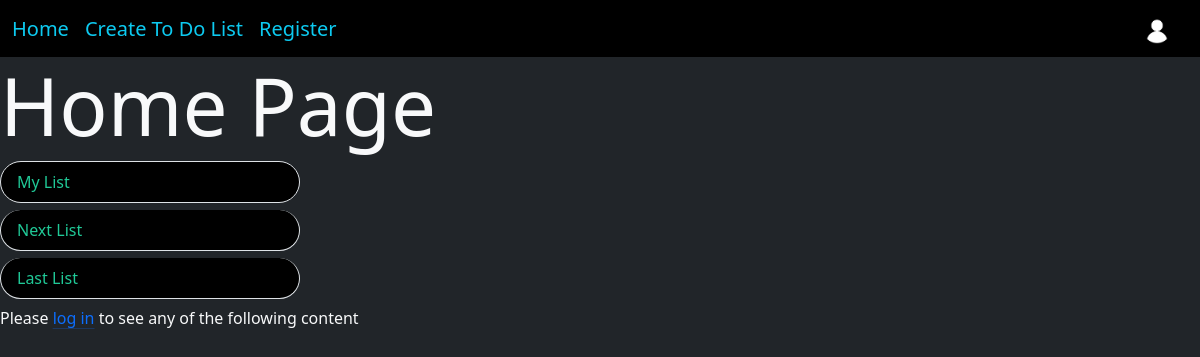
The app's page /, older data.
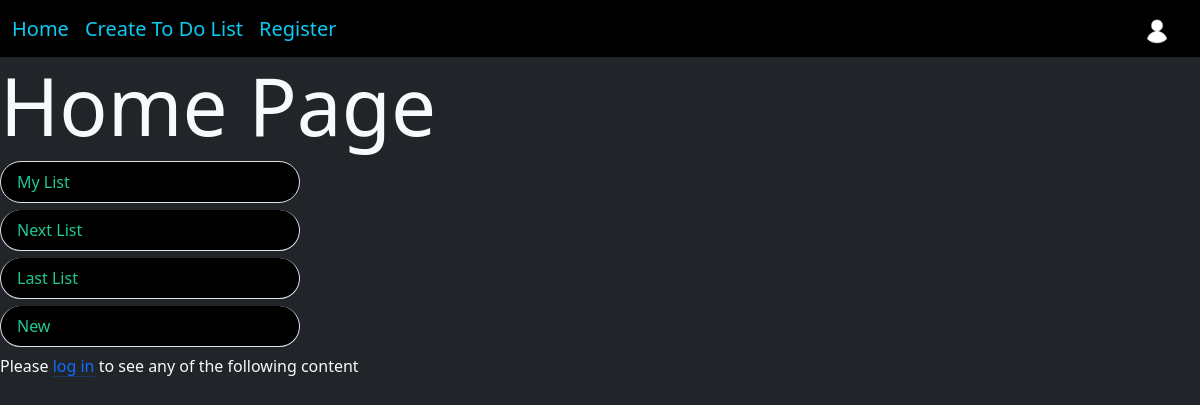
The same page, newer data.
### main/models.py (models this page shows, shortened)
class ToDoList(models.Model):
    name = models.CharField(max_length=200)

### main/views.py (the view)
# urls.py: 2. Add a URL to urlpatterns:  path('', views.home, name='home')
def home(response):
    return render(response, "main/home.html", {"all_lists" : all_lists})

### main/templates/main/home.html (shortened to what this page needs)
{% extends 'main/index.html' %}
{% block content %}
<h1 class="display-1">Home Page</h1>
<div class="list-group">
    {% for item in all_lists %}
        <a class="list-group-item list-group-item-action bg-black rounded-pill w-25" style="color: #20c997; margin-bottom: 7px;">{{item.name}}</a>
    {% endfor %}
</div>
{% endblock %}

### main/templates/main/index.html (shortened to what this page needs)
<!DOCTYPE html>
<html>
    <head>
        <link href="https://cdn.jsdelivr.net/npm/bootstrap@5.3.0/dist/css/bootstrap.min.css" rel="stylesheet">
    </head>
    <body class="bg-dark">
        <nav class="navbar navbar-expand-lg sticky-top navbar-dark bg-black">
            <div class="container-fluid">
                <div class="navbar-nav">
                    <a class="navbar-brand text-info" href="/">Home</a>
                    <a class="navbar-brand text-info" href="/create">Create To Do List</a>
                    <a class="navbar-brand text-info" href="/register">Register</a>
                </div>
                <a class="navbar-brand" href="/login">
                    {% load static %}
                    <img src="{% static 'basic_prof_picture.png' %}" alt="Logo" width="30" height="30" class="d-inline-block align-text-top">
                </a>
            </div>
          </nav>
        <div id="content" name ="content" class="text-light">
            {% block content %}
            {% endblock %}
            {% if not user.is_authenticated  %}
                <p>Please <a href="/login" class="link-primary link-offset-2 link-underline-opacity-25 link-underline-opacity-100-hover"> log in</a> to see any of the following content</p>
            {% endif %}
        </div>
    </body>
</html>

Row changes from the older to the newer data that the page shows:
added ToDoList: name "New"
